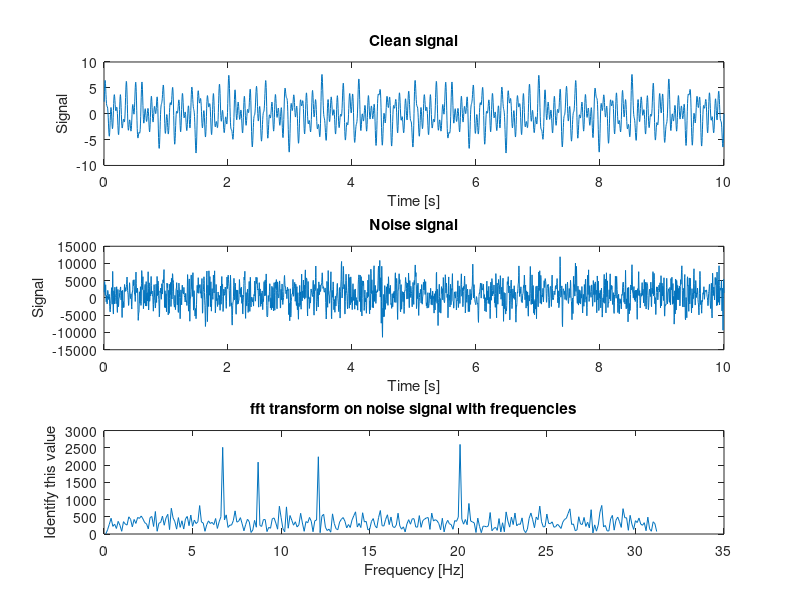

The MATLAB source for this figure:
clear;clc; close all

%% THIS FILE IS OLD. GO GET THE NEW VERSION

fs = 250;            % Hz sampling frequency, nyquist frequency is fs/2
ts = 1/fs;           % Sampling period
t_rec = 10;          % Recording time in seconds NOTE give a number that can be divide by 2, see indexes below
time = ts:ts:t_rec;  % Time domain (x axis)

delta_f = 1/t_rec;                       % Increment on the frequency axis.
f_axis = (-fs/2+delta_f):delta_f:(fs/2); % Frequency axis. It goes from -nyquist to +nyquist

% Frequencies
f1 = 6.6;
f2 = 8.6;
f3 = 12;
f4 = 20;

% DC noise %%%% Figure out if this is constant or random
DC = 2; %round(rand(1)*4);

n = 500;            % Iterations of for loop
nNoiseSignal = 312; % Number of noise signals

% Generating sine waves with specific frequencies
amp = 2;
y1 = amp*sin(2*pi*f1*time);
y2 = amp*sin(2*pi*f2*time);
y3 = amp*sin(2*pi*f3*time);
y4 = amp*sin(2*pi*f4*time);

% Creating combined signal
xClean = y1+y2+y3+y4; % Without noise

%
xSignal = 0;
for i = 1:n
    ranVec = transpose(rand(1,nNoiseSignal)*70); % Output between 0 and 70 because it is the frequencies
    ranAmp = 10;
    ranShift = transpose(rand(1,nNoiseSignal)*2*pi); % Output between 0 and 2pi (because it's radians)

    singleSignal = 2 + y1 + y2 + y3 + y4 + sum(ranAmp.*sin(2*pi*ranVec*time+ranShift));
    xSignal = xSignal + singleSignal;
end

%transpose(rand(1,nNoiseSignal)*10); % Output between 0 and 10, because it's the amplitude

averageSignal = xSignal/n;

% Removing the DC noise by subtracting by the average
meanSignal = averageSignal - mean(averageSignal);

% Calculating fourier transform of mean data
signalData = fft(meanSignal);

% The side spikes are moved around so that they convulge in the center,
% making them easier to remove
signalDataShift = fftshift(signalData);

% Limiting the signal, to only show right side of fft (Hard coded, very
% reliant on t_rec)
limitX1 = 1251;
limitX2 = 1250+1250/140*35; % 35 is the top limit shown on the fft graph
signalFftRight = signalDataShift(limitX1:limitX2);

% Plotting graphs
numGraphsY = 3;
numGraphsX = 1;

% Signal
subplot(numGraphsY,numGraphsX,1);
plot(time, xClean);
title('Clean signal')
xlabel('Time [s]');
ylabel('Signal');

% Noise signal
subplot(numGraphsY,numGraphsX,2);
plot(time, xSignal);
title('Noise signal')
xlabel('Time [s]');
ylabel('Signal');

% fft transform on noise signal
subplot(numGraphsY,numGraphsX,3);
plot(f_axis(limitX1:limitX2),abs(signalFftRight)); % remeber that data is complex...one can exptract the phase spectrum out of this data
title('fft transform on noise signal with frequencies')
xlabel('Frequency [Hz]')
ylabel('Identify this value');

% Thresholding
threshold = 2000;

% Boundaries around frequencies of interest
intervalFreq7  = signalFftRight(56:76);   % 6,6 Hz
intervalFreq15 = signalFftRight(76:96); % 8,6 Hz
intervalFreq22 = signalFftRight(110:130); % 12 Hz
intervalFreq11 = signalFftRight(190:210); % 20 Hz, failsafe: shouldn't give a large signal.

% The integral under the graph of the above interval, and removing the
% complex numbers.
freqValue7  = abs(trapz(intervalFreq7));
freqValue15 = abs(trapz(intervalFreq15));
freqValue22 = abs(trapz(intervalFreq22));
freqValue11 = abs(trapz(intervalFreq11));

% Initialising the checks
checkSpike = [0 0 0 0];

% If statements to output commands when detecting a spike in the designated
% frequency intervals
if freqValue7 > threshold
    checkSpike(1) = 1;
else
    checkSpike(1) = 0;
end
if freqValue15 > threshold
    checkSpike(2) = 1;
else
    checkSpike(2) = 0;
end
if freqValue22 > threshold
    checkSpike(3) = 1;
else
    checkSpike(3) = 0;
end
if freqValue11 > threshold
    checkSpike(4) = 1;
else
    checkSpike(4) = 0;
end

checkSpike

